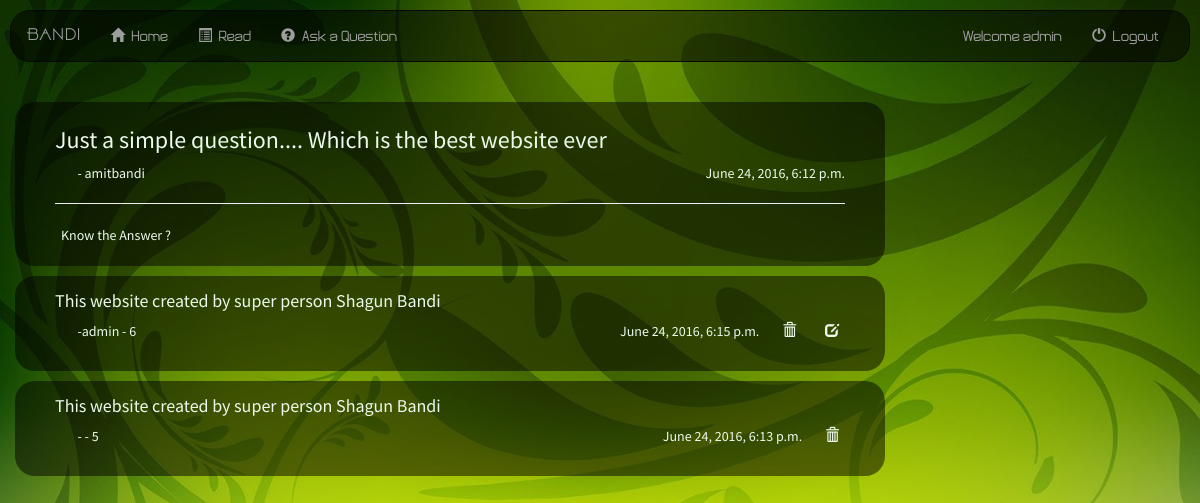
/forum/12 (signed in), run on the app's committed database.
### forum/models.py (models this page shows, shortened)
class Question(models.Model):
    ques = models.CharField(max_length=10000)
    ques_author = models.CharField(max_length=30)
    ques_date = models.DateTimeField(default=datetime.now(), blank=True)

class Answer(models.Model):
    question = models.ForeignKey(Question, on_delete=models.CASCADE)
    ans = models.CharField(max_length=10000)
    ans_author = models.CharField(max_length=30)
    ans_date = models.DateTimeField(default=datetime.now(), blank=True)

### forum/views.py (the view)
# urls.py: url(r'^(?P<pk>[0-9]+)$', views.DetailView.as_view(), name='detail'),
class DetailView(generic.DetailView):
    model = Question
    template_name = 'forum/details.html'

### forum/templates/forum/details.html (shortened to what this page needs)
 {% extends 'forum/base.html' %}
{% block body %}
<div class="col-md-9" id="Posts">
     <div class="classWithPad rightwala">
         <h3>{{ question.ques }}</h3>
         <p><span style="float:right">{{ question.ques_date }}</span>&nbsp;&nbsp;&nbsp;&nbsp;&nbsp;&nbsp;&nbsp;&nbsp;- {{ question.ques_author }}</p>
         <hr>
         <form action="{% url 'forum:answer-add' question.id %}" method="post" style="display:inline;">
                        <button type="submit">
                            <span>Know the Answer ?</span>
                        </button>
                    </form>
     </div>
    {% if question.answer_set.all %}
        {% for answeres in question.answer_set.all reversed %}
            <div class="classWithPad rightwala">
                <h4>{{ answeres.ans }}</h4>
                <span style="float: right">
                {{ answeres.ans_date }} &nbsp;&nbsp;&nbsp;&nbsp;
                {% if answeres.ans_author == request.user.username  or request.user.is_staff == True%}
                     <form action="{% url 'forum:answer-delete' answeres.id %}" method="post" style="display:inline;">
                        <button type="submit">
                             <span class="glyphicon glyphicon-trash"></span>
                         </button>
                     </form>
                {% endif %}
                {% if answeres.ans_author == request.user.username %}
                     <form action="{% url 'forum:answer-update' answeres.id %}" style="display:inline;">
                         <button type="submit">
                             <span class="glyphicon glyphicon-edit"> </span>
                         </button>
                    </form>
                {% endif %}
                </span>
                <p>&nbsp;&nbsp;&nbsp;&nbsp;&nbsp;&nbsp;&nbsp;&nbsp;-{{ answeres.ans_author }} - {{ answeres.id }}</p>
            </div>
    {% endfor %}
    {% else %}
        <div class="classWithPad rightwala">
            <p>No answers Yet</p>
        </div>
    {% endif %}
</div>
{% endblock %}

### forum/templates/forum/base.html (shortened to what this page needs)
<html lang="en">
<head>
    <link rel="stylesheet" href="http://maxcdn.bootstrapcdn.com/bootstrap/3.3.6/css/bootstrap.min.css">
    {% load staticfiles %}
    <link rel="stylesheet" type="text/css" href="{% static 'forum/style.css' %}"/>
</head>
<body>
<nav class="navbar navbar-inverse">
  <div class="container-fluid">
    <div class="navbar-header">
      <a class="navbar-brand" href="{% url 'forum:index' %}">Bandi</a>
    </div>
    <div class="collapse navbar-collapse" id="topNavBar">
        <ul class="nav navbar-nav">
            <li class="">
              <a href="{% url 'forum:index' %}">
                <span class="glyphicon glyphicon-home" aria-hidden="true"></span>&nbsp; Home
              </a>
            </li>
            <li class="">
              <a href="{% url 'forum:read' %}">
                <span class="glyphicon glyphicon-list-alt" aria-hidden="true"></span>&nbsp; Read
              </a>
            </li>
            <li class="">
              <a href="{%  url 'forum:question-add' %}">
                <span class="glyphicon glyphicon-question-sign" aria-hidden="true"></span>&nbsp; Ask a Question
              </a>
            </li>
        </ul>
        <ul class="nav navbar-nav navbar-right">
            {% if user.is_authenticated %}
                <li class="">
                    <a href="{% url 'forum:profile' %}">
                        Welcome {{ request.user.username }}
                    </a>
                </li>
                <li class="">
                    <a href="{% url 'forum:logout' %}">
                        <span class="glyphicon glyphicon-off" aria-hidden="true"></span>&nbsp; Logout
                    </a>
                </li>
            {% endif %}
        </ul>
    </div>
  </div>
</nav>
{% block checker %}
{% if user.is_authenticated %}
{% block body %}
{% endblock %}
{% else %}
    <div id="msg">
        <p>Please <a id="baseLoginLink" href="{% url 'forum:login' %}">Login</a> Before continuing</p>
    </div>
{% endif %}
{% endblock %}
</body>
</html>

### forum/static/forum/style.css (style rules this page uses)
body { background: white url("images/back.jpg") no-repeat center center fixed;; background-size: cover; font-family: Source Sans Pro; animation-name:apear; animation-duration: .2s; }
.navbar { margin:10px; border-radius: 20px; margin-bottom: 30px; background-color: rgba(0, 0, 0, 0.5); font-family: myfont1; }
.navbar-brand { font-family: 'myfont' , cursive; }
.classWithPad { border-radius: 20px; padding: 5px; margin-top: 10px; padding-left: 40px; padding-right: 40px; padding-bottom: 20px; transition-duration: .3s; transition-property: background-color; color: #ecf9ec; background-color: rgba(0, 0, 0, 0.5); }
a { text-decoration: none; color: #9d9d9d; transition-duration: .3s; }
button { border:0px solid rgba(0,0,0,0); background:rgba(0,0,0,0); }
.glyphicon { transform: rotate(0deg); }

### data on the page
Question: ques "Just a simple question.... Which is the best website ever", ques_date "June 24, 2016, 6:12 p.m.", ques_author "amitbandi"
Answer: ans "This website created by super person Shagun Bandi", ans_date "June 24, 2016, 6:15 p.m.", ans_author "admin", id "6"
Answer: ans "This website created by super person Shagun Bandi", ans_date "June 24, 2016, 6:13 p.m.", id "5"

### other printed values
{{ request.user.username }} "admin"
